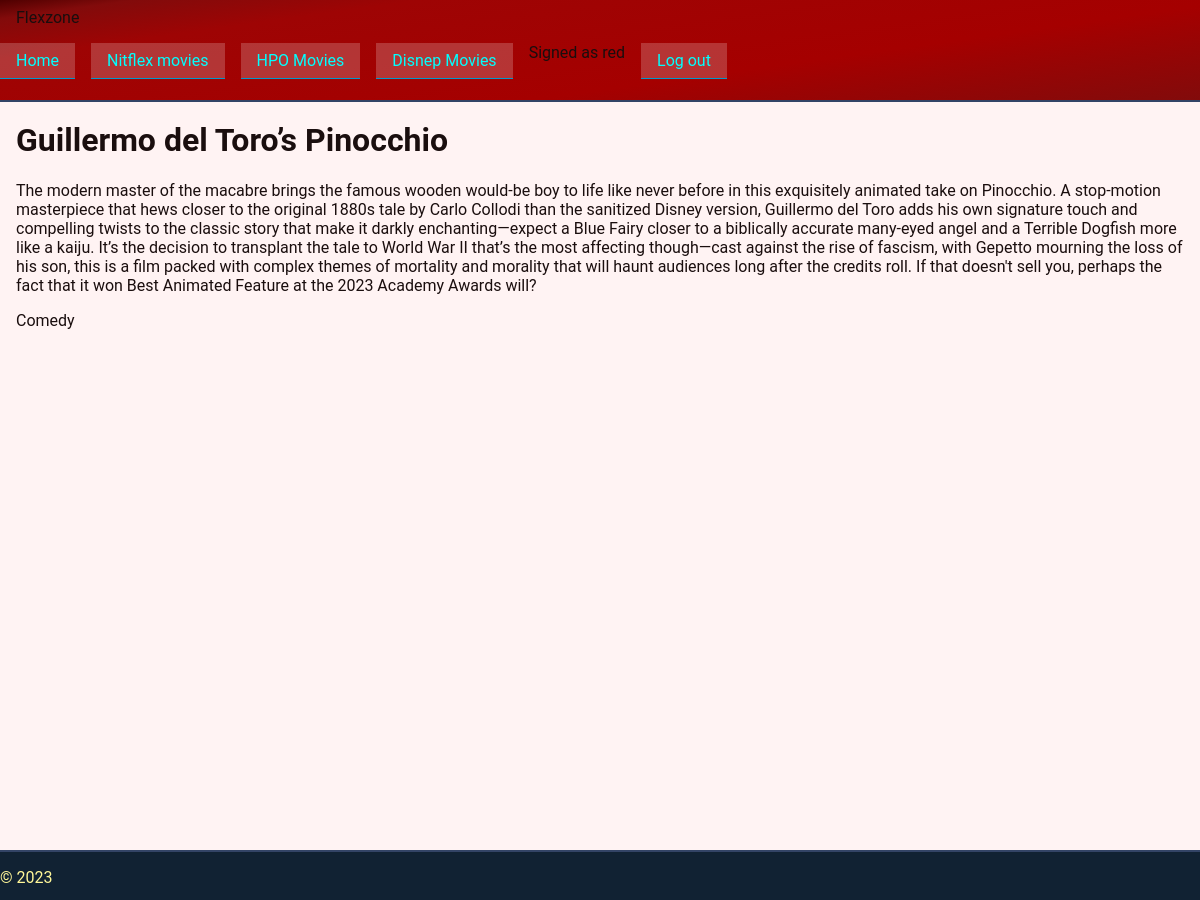
Screenshot of /movie/12/ (signed in) with the database file from the repository.
### flexzone/models.py (models this page shows, shortened)
class Movie(models.Model):
    image = models.ImageField(_('thumbnail'), upload_to='flexzone/thumbnails/', null=True, blank=True)
    title = models.CharField(_('movie name'), max_length=100, db_index=True)
    description = models.TextField(_('description'))
    trailer = models.URLField(null=True, blank=True)
    video = EmbedVideoField(_('video url'), null=True)
    SUB_GROUP = (
        ('-', _('---------')),
        ('n', _('Nitflex')),
        ('h', _('HPO')),
        ('d', _('Disnep')),
    )
    group = models.CharField(_('group'), max_length=1, choices=SUB_GROUP, default='-')
    genres = models.ManyToManyField(
        Genre,
        verbose_name=_('Genres'),
    )
    producers = models.ManyToManyField(
        Producer,
        verbose_name=(_('producer'))
    )
    release_date = models.DateField(_("publish date"), auto_now=False, auto_now_add=False)
    actors = models.ManyToManyField(
        Actor,
        verbose_name=(_('actors')),
)
    class Meta:
        ordering = ['title', 'description', 'genres__genre_name', 'producers__producer_f_name', 'producers__producer_l_name', 'release_date', 'actors__actor_f_name', 'actors__actor_l_name']

class Genre(models.Model):
    genre_name = models.CharField(_('genre'), max_length=50, db_index=True)
    def __str__(self) -> str:
        return f"{self.genre_name}"
    class Meta:
        ordering = ['genre_name']

### flexzone/views.py (the view)
# urls.py: path('movie/<int:movie_id>/', views.movie, name='movie'),
@login_required
def movie(request, movie_id):
    movie = get_object_or_404(models.Movie, id=movie_id)
    profile = get_object_or_404(Profile, user=request.user)
    if not profile.choice_1:
        return render(request, 'flexzone/no_access.html')
    return render(request, 'flexzone/movie.html', {
    'movie': movie,
    'choice': profile,})

### flexzone/templates/flexzone/movie.html (shortened to what this page needs)
{% extends 'base.html' %}
{% load embed_video_tags %}
{% block content %}
<h1>{{ movie.title }}</h1>
<p>{{ movie.description }}</p>
{% for genre in movie.genres.all %}
<p>{{ genre }}</p>
{% endfor %}
{% endblock content %}

### flexzone/templates/base.html (shortened to what this page needs)
<!DOCTYPE html>
<html lang="en">
{% load static i18n %}
<head>
    <link rel="stylesheet" href="{% static 'admin/css/fonts.css' %}">
    <link rel="stylesheet" href="{% static 'flexzone/css/style.css' %}">
</head>
<body>
    <header>
        <span class='logo'>Flexzone</span>
        <div class="container">
        <ul>
            <li><a href="{% url 'index' %}">Home</a></li>
            <li><a href="{% url 'nitflex_movie_list' %}">Nitflex movies</a></li>
            <li><a href="{% url 'hpo_movie_list' %}">HPO Movies</a></li>
            <li><a href="{% url 'disnep_movie_list' %}">Disnep Movies</a></li>
            {% if request.user.is_authenticated %}
            <span>Signed as {{ request.user }}</span>
                <li><a href="{% url 'logout' %}">Log out</a></li>
            {% else %}
                <li><a href="{% url 'login' %}">Log in</a></li>
                <li><a href="{% url 'register' %}">Sign up</a></li>
            {% endif %}
        </ul></div>
        </header>
        <main><div class="container">
            {% block content %}{% endblock content %}</div></main>
        <footer><div class="container"><p>&copy; {% now "Y" %}</p></div></footer>
</body>
</html>

### flexzone/static/flexzone/css/style.css (style rules this page uses)
body { background-color: #fff3f3; color: #1a0e0e; margin: 0; padding: 0; display: grid; grid-template-columns: 100%; grid-template-rows: 100px calc(100vh - 50px) 50px; grid-template-areas: "header" "main" "footer" ; font-family: 'Roboto'; }
a { color: aqua; text-decoration: none; background-color: #fff3; border-bottom: 1px solid #09c; }
header { grid-area: header; height: 100px; background: linear-gradient(352deg, #820B0B 0%, #A50000 35%, #9E0404 78%, #820B0B 93%, #4E0000 100%); border-bottom: 2px solid #346; width: 100%; flex-wrap: nowrap; overflow: hidden; }
main { grid-area: main; overflow: auto; width: 100%; }
footer { grid-area: footer; width: 100%; background-color: #123; color: #fff799; border-top: 2px solid #346; }
header .container, main .container, footer .container { width: 100%; max-width: 1200px; margin: 0 auto; box-sizing: border-box; }
main .container, footer.container { padding: 0 16px; }
header ul { display: flex; flex-direction: row; justify-content: flex-start; padding-inline-start: 0; margin: 8px 0; gap: 16px; overflow-x: auto; }
header ul li { display: inline-block; }
header ul li a { padding: 8px 16px; display: block; }
.logo { padding: 8px 16px; display: block; }

### rows the page displays
Movie: title "Guillermo del Toro’s Pinocchio", description "The modern master of the macabre brings the famous wooden would-be boy to life like never before in this exquisitely animated take on Pinocchio. A stop-motion masterpiece that hews closer to the original 1880s tale by Carlo Collodi than the sanitized Disney version, Guillermo del Toro adds his own signature touch and compelling twists to the classic story that make it darkly enchanting—expect a Blue Fairy closer to a biblically accurate many-eyed angel and a Terrible Dogfish more like a kaiju. It’s the decision to transplant the tale to World War II that’s the most affecting though—cast against the rise of fascism, with Gepetto mourning the loss of his son, this is a film packed with…"
Genre: genre_name "Comedy"

### other values shown
{{ request.user }} "red"
